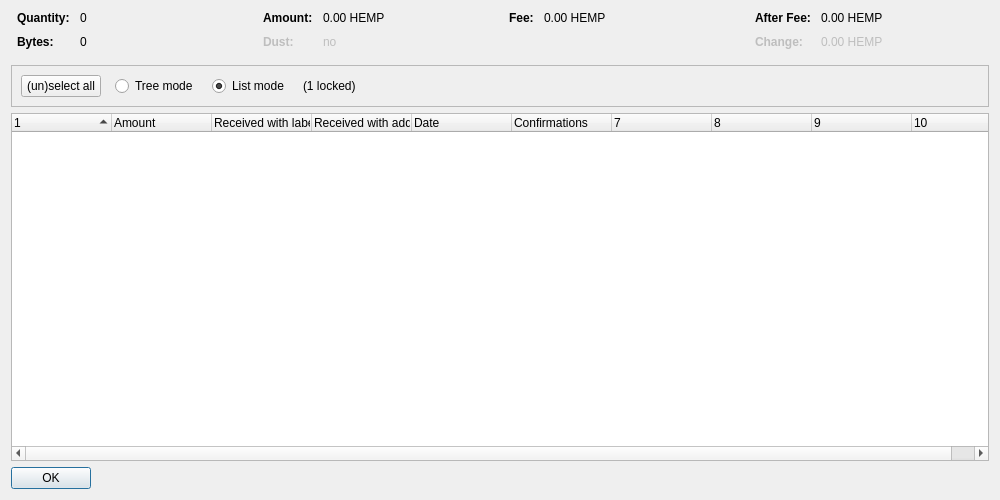
<?xml version="1.0" encoding="UTF-8"?>
<ui version="4.0">
 <class>CoinControlDialog</class>
 <widget class="QDialog" name="CoinControlDialog">
  <property name="geometry">
   <rect>
    <x>0</x>
    <y>0</y>
    <width>1000</width>
    <height>500</height>
   </rect>
  </property>
  <property name="windowTitle">
   <string>Coin Selection</string>
  </property>
  <layout class="QVBoxLayout" name="verticalLayout">
   <item>
    <layout class="QHBoxLayout" name="horizontalLayoutTop" stretch="0,0,0,0">
     <property name="topMargin">
      <number>0</number>
     </property>
     <property name="bottomMargin">
      <number>10</number>
     </property>
     <item>
      <layout class="QFormLayout" name="formLayoutCoinControl1">
       <property name="horizontalSpacing">
        <number>10</number>
       </property>
       <property name="verticalSpacing">
        <number>10</number>
       </property>
       <property name="leftMargin">
        <number>6</number>
       </property>
       <property name="rightMargin">
        <number>6</number>
       </property>
       <item row="0" column="0">
        <widget class="QLabel" name="labelCoinControlQuantityText">
         <property name="font">
          <font>
           <weight>75</weight>
           <bold>true</bold>
          </font>
         </property>
         <property name="text">
          <string>Quantity:</string>
         </property>
        </widget>
       </item>
       <item row="0" column="1">
        <widget class="QLabel" name="labelCoinControlQuantity">
         <property name="cursor">
          <cursorShape>IBeamCursor</cursorShape>
         </property>
         <property name="contextMenuPolicy">
          <enum>Qt::ActionsContextMenu</enum>
         </property>
         <property name="text">
          <string notr="true">0</string>
         </property>
         <property name="textInteractionFlags">
          <set>Qt::LinksAccessibleByMouse|Qt::TextSelectableByKeyboard|Qt::TextSelectableByMouse</set>
         </property>
        </widget>
       </item>
       <item row="1" column="0">
        <widget class="QLabel" name="labelCoinControlBytesText">
         <property name="font">
          <font>
           <weight>75</weight>
           <bold>true</bold>
          </font>
         </property>
         <property name="text">
          <string>Bytes:</string>
         </property>
        </widget>
       </item>
       <item row="1" column="1">
        <widget class="QLabel" name="labelCoinControlBytes">
         <property name="cursor">
          <cursorShape>IBeamCursor</cursorShape>
         </property>
         <property name="contextMenuPolicy">
          <enum>Qt::ActionsContextMenu</enum>
         </property>
         <property name="text">
          <string notr="true">0</string>
         </property>
         <property name="textInteractionFlags">
          <set>Qt::LinksAccessibleByMouse|Qt::TextSelectableByKeyboard|Qt::TextSelectableByMouse</set>
         </property>
        </widget>
       </item>
      </layout>
     </item>
     <item>
      <layout class="QFormLayout" name="formLayoutCoinControl2">
       <property name="horizontalSpacing">
        <number>10</number>
       </property>
       <property name="verticalSpacing">
        <number>10</number>
       </property>
       <property name="leftMargin">
        <number>6</number>
       </property>
       <property name="rightMargin">
        <number>6</number>
       </property>
       <item row="0" column="0">
        <widget class="QLabel" name="labelCoinControlAmountText">
         <property name="font">
          <font>
           <weight>75</weight>
           <bold>true</bold>
          </font>
         </property>
         <property name="text">
          <string>Amount:</string>
         </property>
        </widget>
       </item>
       <item row="0" column="1">
        <widget class="QLabel" name="labelCoinControlAmount">
         <property name="cursor">
          <cursorShape>IBeamCursor</cursorShape>
         </property>
         <property name="contextMenuPolicy">
          <enum>Qt::ActionsContextMenu</enum>
         </property>
         <property name="text">
          <string notr="true">0.00 HEMP</string>
         </property>
         <property name="textInteractionFlags">
          <set>Qt::LinksAccessibleByMouse|Qt::TextSelectableByKeyboard|Qt::TextSelectableByMouse</set>
         </property>
        </widget>
       </item>
       <item row="1" column="0">
        <widget class="QLabel" name="labelCoinControlLowOutputText">
         <property name="enabled">
          <bool>false</bool>
         </property>
         <property name="font">
          <font>
           <weight>75</weight>
           <bold>true</bold>
          </font>
         </property>
         <property name="text">
          <string>Dust:</string>
         </property>
        </widget>
       </item>
       <item row="1" column="1">
        <widget class="QLabel" name="labelCoinControlLowOutput">
         <property name="enabled">
          <bool>false</bool>
         </property>
         <property name="cursor">
          <cursorShape>IBeamCursor</cursorShape>
         </property>
         <property name="contextMenuPolicy">
          <enum>Qt::ActionsContextMenu</enum>
         </property>
         <property name="text">
          <string notr="true">no</string>
         </property>
         <property name="textInteractionFlags">
          <set>Qt::LinksAccessibleByMouse|Qt::TextSelectableByKeyboard|Qt::TextSelectableByMouse</set>
         </property>
        </widget>
       </item>
      </layout>
     </item>
     <item>
      <layout class="QFormLayout" name="formLayoutCoinControl3">
       <property name="horizontalSpacing">
        <number>10</number>
       </property>
       <property name="verticalSpacing">
        <number>10</number>
       </property>
       <property name="leftMargin">
        <number>6</number>
       </property>
       <property name="rightMargin">
        <number>6</number>
       </property>
       <item row="0" column="0">
        <widget class="QLabel" name="labelCoinControlFeeText">
         <property name="font">
          <font>
           <weight>75</weight>
           <bold>true</bold>
          </font>
         </property>
         <property name="text">
          <string>Fee:</string>
         </property>
        </widget>
       </item>
       <item row="0" column="1">
        <widget class="QLabel" name="labelCoinControlFee">
         <property name="cursor">
          <cursorShape>IBeamCursor</cursorShape>
         </property>
         <property name="contextMenuPolicy">
          <enum>Qt::ActionsContextMenu</enum>
         </property>
         <property name="text">
          <string notr="true">0.00 HEMP</string>
         </property>
         <property name="textInteractionFlags">
          <set>Qt::LinksAccessibleByMouse|Qt::TextSelectableByKeyboard|Qt::TextSelectableByMouse</set>
         </property>
        </widget>
       </item>
      </layout>
     </item>
     <item>
      <layout class="QFormLayout" name="formLayoutCoinControl4">
       <property name="horizontalSpacing">
        <number>10</number>
       </property>
       <property name="verticalSpacing">
        <number>10</number>
       </property>
       <property name="leftMargin">
        <number>6</number>
       </property>
       <property name="rightMargin">
        <number>6</number>
       </property>
       <item row="0" column="0">
        <widget class="QLabel" name="labelCoinControlAfterFeeText">
         <property name="font">
          <font>
           <weight>75</weight>
           <bold>true</bold>
          </font>
         </property>
         <property name="text">
          <string>After Fee:</string>
         </property>
        </widget>
       </item>
       <item row="0" column="1">
        <widget class="QLabel" name="labelCoinControlAfterFee">
         <property name="cursor">
          <cursorShape>IBeamCursor</cursorShape>
         </property>
         <property name="contextMenuPolicy">
          <enum>Qt::ActionsContextMenu</enum>
         </property>
         <property name="text">
          <string notr="true">0.00 HEMP</string>
         </property>
         <property name="textInteractionFlags">
          <set>Qt::LinksAccessibleByMouse|Qt::TextSelectableByKeyboard|Qt::TextSelectableByMouse</set>
         </property>
        </widget>
       </item>
       <item row="1" column="0">
        <widget class="QLabel" name="labelCoinControlChangeText">
         <property name="enabled">
          <bool>false</bool>
         </property>
         <property name="font">
          <font>
           <weight>75</weight>
           <bold>true</bold>
          </font>
         </property>
         <property name="text">
          <string>Change:</string>
         </property>
        </widget>
       </item>
       <item row="1" column="1">
        <widget class="QLabel" name="labelCoinControlChange">
         <property name="enabled">
          <bool>false</bool>
         </property>
         <property name="cursor">
          <cursorShape>IBeamCursor</cursorShape>
         </property>
         <property name="contextMenuPolicy">
          <enum>Qt::ActionsContextMenu</enum>
         </property>
         <property name="text">
          <string notr="true">0.00 HEMP</string>
         </property>
         <property name="textInteractionFlags">
          <set>Qt::LinksAccessibleByMouse|Qt::TextSelectableByKeyboard|Qt::TextSelectableByMouse</set>
         </property>
        </widget>
       </item>
      </layout>
     </item>
    </layout>
   </item>
   <item>
    <widget class="QFrame" name="frame">
     <property name="minimumSize">
      <size>
       <width>0</width>
       <height>40</height>
      </size>
     </property>
     <property name="frameShape">
      <enum>QFrame::StyledPanel</enum>
     </property>
     <property name="frameShadow">
      <enum>QFrame::Sunken</enum>
     </property>
     <layout class="QHBoxLayout" name="horizontalLayout">
      <item>
       <layout class="QHBoxLayout" name="horizontalLayoutPanel" stretch="0,0,0,0,0">
        <property name="spacing">
         <number>14</number>
        </property>
        <item>
         <widget class="QPushButton" name="pushButtonSelectAll">
          <property name="sizePolicy">
           <sizepolicy hsizetype="Maximum" vsizetype="Fixed">
            <horstretch>0</horstretch>
            <verstretch>0</verstretch>
           </sizepolicy>
          </property>
          <property name="text">
           <string>(un)select all</string>
          </property>
          <property name="autoDefault">
           <bool>false</bool>
          </property>
         </widget>
        </item>
        <item>
         <widget class="QRadioButton" name="radioTreeMode">
          <property name="sizePolicy">
           <sizepolicy hsizetype="Maximum" vsizetype="Fixed">
            <horstretch>0</horstretch>
            <verstretch>0</verstretch>
           </sizepolicy>
          </property>
          <property name="text">
           <string>Tree mode</string>
          </property>
         </widget>
        </item>
        <item>
         <widget class="QRadioButton" name="radioListMode">
          <property name="sizePolicy">
           <sizepolicy hsizetype="Maximum" vsizetype="Fixed">
            <horstretch>0</horstretch>
            <verstretch>0</verstretch>
           </sizepolicy>
          </property>
          <property name="text">
           <string>List mode</string>
          </property>
          <property name="checked">
           <bool>true</bool>
          </property>
         </widget>
        </item>
        <item>
         <widget class="QLabel" name="labelLocked">
          <property name="text">
           <string notr="true">(1 locked)</string>
          </property>
         </widget>
        </item>
        <item>
         <spacer name="horizontalSpacer">
          <property name="orientation">
           <enum>Qt::Horizontal</enum>
          </property>
          <property name="sizeHint" stdset="0">
           <size>
            <width>40</width>
            <height>20</height>
           </size>
          </property>
         </spacer>
        </item>
       </layout>
      </item>
     </layout>
    </widget>
   </item>
   <item>
    <widget class="CoinControlTreeWidget" name="treeWidget">
     <property name="contextMenuPolicy">
      <enum>Qt::CustomContextMenu</enum>
     </property>
     <property name="sortingEnabled">
      <bool>false</bool>
     </property>
     <property name="columnCount">
      <number>10</number>
     </property>
     <attribute name="headerShowSortIndicator" stdset="0">
      <bool>true</bool>
     </attribute>
     <attribute name="headerStretchLastSection">
      <bool>false</bool>
     </attribute>
     <column>
      <property name="text">
       <string/>
      </property>
     </column>
     <column>
      <property name="text">
       <string>Amount</string>
      </property>
     </column>
     <column>
      <property name="text">
       <string>Received with label</string>
      </property>
     </column>
     <column>
      <property name="text">
       <string>Received with address</string>
      </property>
     </column>
     <column>
      <property name="text">
       <string>Date</string>
      </property>
     </column>
     <column>
      <property name="text">
       <string>Confirmations</string>
      </property>
      <property name="toolTip">
       <string>Confirmed</string>
      </property>
     </column>
     <column>
      <property name="text">
       <string/>
      </property>
     </column>
     <column>
      <property name="text">
       <string/>
      </property>
     </column>
     <column>
      <property name="text">
       <string/>
      </property>
     </column>
     <column>
      <property name="text">
       <string/>
      </property>
     </column>
    </widget>
   </item>
   <item>
    <widget class="QDialogButtonBox" name="buttonBox">
     <property name="sizePolicy">
      <sizepolicy hsizetype="Maximum" vsizetype="Fixed">
       <horstretch>0</horstretch>
       <verstretch>0</verstretch>
      </sizepolicy>
     </property>
     <property name="orientation">
      <enum>Qt::Horizontal</enum>
     </property>
     <property name="standardButtons">
      <set>QDialogButtonBox::Ok</set>
     </property>
    </widget>
   </item>
  </layout>
 </widget>
 <customwidgets>
  <customwidget>
   <class>CoinControlTreeWidget</class>
   <extends>QTreeWidget</extends>
   <header>coincontroltreewidget.h</header>
  </customwidget>
 </customwidgets>
 <resources/>
 <connections/>
</ui>
